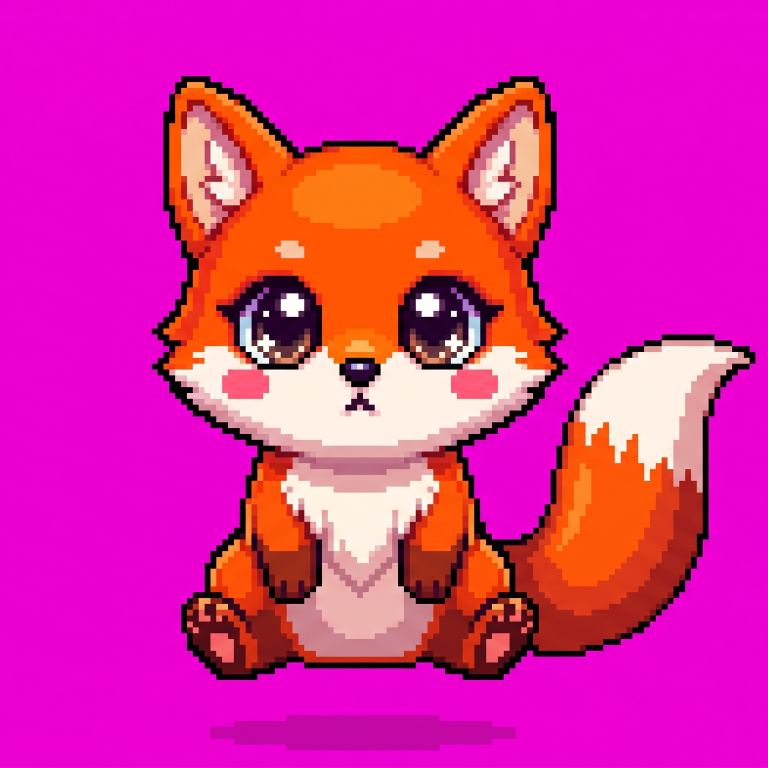
#> input picture assets/fox_orange/Gemini_Generated_Image_g631o6g631o6g631.png, 1536 x 1536 px (shown at 1/2 size)
$ python -i pet_generator.py   (imports and definitions only)
#> lines starting #> are read from the running program, lines starting #| are printed output that depends on the picture; after the words box and inside, x2 and y2 are one past the last pixel; in counts of white or black regions, pixels touching at a corner belong together
#> further down, picture is the input picture: PIL image 1536x1536 RGBA; mean R, G, B, A 220.3, 41.1, 155.4, 255
import os
import sys
import json
import shutil
from PIL import Image

from core.config_manager import ConfigManager, BASE_DIR, ASSETS_DIR, PETS_REGISTRY_PATH
from core.sprite_normalizer import normalize_pet_dir, ALIGNED_MARKER
from core.sheet_splitter import split_sheet

# 정렬 전 프레임 보관 위치 (assets/ 밖이라 펫 폴더로 오인되지 않음)
RAW_BACKUP_DIR = os.path.join(BASE_DIR, "assets_raw")

def load_pets_json():
    return ConfigManager.load_pets_registry()

def save_pets_json(data):
    ConfigManager.save_pets_registry(data)

def hex_to_rgb(hex_str):
    """Hex 색상 코드를 (R, G, B) 튜플로 변환"""
    hex_str = hex_str.lstrip("#").strip()
    if len(hex_str) == 6:
        return tuple(int(hex_str[i:i+2], 16) for i in (0, 2, 4))
    return None

def smart_auto_center_square_remover(pil_img, target_colors=None, tolerance=65):
    """
    🎯 [3단계 완전 자동화 파이프라인]
    (1) 스마트 배경색 + 바깥쪽 연결된 지정 타겟 색상(마젠타/보라 그림자 등) 투명 제거
        - BFS Flood-Fill로 바깥쪽(배경)에서 이어져 있는 영역만 지워 캐릭터 내부 구멍 뚫림 방지!
    (2) 외곽 경계 잔여 자줏빛/마젠타 테두리 픽셀 타이트 정돈 (De-fringing)
    (3) 캐릭터 픽셀 바운딩 박스 타이트 크롭 (Tight-Crop)
    (4) 정사각형 1:1 캔버스 자동 생성 후 캐릭터 100% 정중앙(Center) 완벽 정렬!
    """
#> called with tolerance = 65
    img = pil_img.convert("RGBA")
    w, h = img.size
#> w = 1536; h = 1536

    # 이미 배경이 투명한 이미지는 다시 크로마키 처리하지 않음
    # (투명 모서리의 RGB(0,0,0)를 배경색으로 오인해 검은 머리카락/옷 테두리를 지워버리는 문제 방지)
    if img.getextrema()[3][0] == 0:
        return img

    # 기본 크로마키/그림자 지정 색상 (마젠타, 보라, 핫핑크 계열)
    default_target_hexs = ["#FF00FF", "#800080", "#AA00AA", "#FF00AA", "#7A007A", "#8B008B", "#990099"]
    if target_colors is None:
        target_colors = default_target_hexs
    elif isinstance(target_colors, list):
        target_colors = target_colors + [c for c in default_target_hexs if c not in target_colors]

    target_rgbs = []
    for c in target_colors:
        if isinstance(c, str):
            rgb = hex_to_rgb(c)
            if rgb:
                target_rgbs.append(rgb)
        elif isinstance(c, (tuple, list)) and len(c) >= 3:
            target_rgbs.append((c[0], c[1], c[2]))

    # 1. 배경색 및 최외곽 테두리 픽셀 수집
    corners = [(0, 0), (w - 1, 0), (0, h - 1), (w - 1, h - 1)]
    bg_colors = [img.getpixel(c)[:3] for c in corners]
#> bg_colors = [(237, 0, 212), (238, 1, 215), (233, 14, 206), (237, 16, 210)]

    mask = Image.new("L", (w, h), 255)
#> mask: PIL image 1536x1536 L; every value is 255
    pixels = img.load()
    mask_pixels = mask.load()

    def is_color_similar(p_rgb, bg_rgb, tol):
        return (abs(p_rgb[0] - bg_rgb[0]) + abs(p_rgb[1] - bg_rgb[1]) + abs(p_rgb[2] - bg_rgb[2])) <= tol

    def is_target_bg(p_rgb):
        # 모서리 배경색과 유사하거나 지정한 마젠타/보라 크로마키 색상과 유사한지 확인
        if any(is_color_similar(p_rgb, bg_c, tolerance) for bg_c in bg_colors):
            return True
        if any(is_color_similar(p_rgb, t_c, tolerance + 20) for t_c in target_rgbs):
            return True
        return False

    # 2. 바깥쪽(최외곽 경계)에서부터 출발하는 BFS Flood-Fill
    visited = set()
    queue = []

    # 최외곽 4개 테두리의 모든 픽셀을 탐색 시작점으로 등록
    for x in range(w):
        for y in [0, h - 1]:
            if (x, y) not in visited:
                visited.add((x, y))
                p = pixels[x, y]
                if p[3] < 50 or is_target_bg(p[:3]):
                    mask_pixels[x, y] = 0
                    queue.append((x, y))
#> after the loop, queue = 3072 pairs, first value 0 to 1535, second value 0 to 1535; visited = 3072 items

    for y in range(h):
        for x in [0, w - 1]:
            if (x, y) not in visited:
                visited.add((x, y))
                p = pixels[x, y]
                if p[3] < 50 or is_target_bg(p[:3]):
                    mask_pixels[x, y] = 0
                    queue.append((x, y))
#> after the loop, queue = 6140 pairs, first value 0 to 1535, second value 0 to 1535; visited = 6140 items

    # BFS 수행
    while queue:
        cx, cy = queue.pop(0)
        for dx, dy in [(-1, 0), (1, 0), (0, -1), (0, 1)]:
            nx, ny = cx + dx, cy + dy
            if 0 <= nx < w and 0 <= ny < h and (nx, ny) not in visited:
                visited.add((nx, ny))
                np = pixels[nx, ny]
                if np[3] < 50 or is_target_bg(np[:3]):
                    mask_pixels[nx, ny] = 0
                    queue.append((nx, ny))
#> this loop made 1422541 passes
#> (cx, cy) on passes 1 to 3: (0, 0), (0, 1535), (1, 0)
#> after the loop, queue = []; visited = 1429337 items

    img.putalpha(mask)
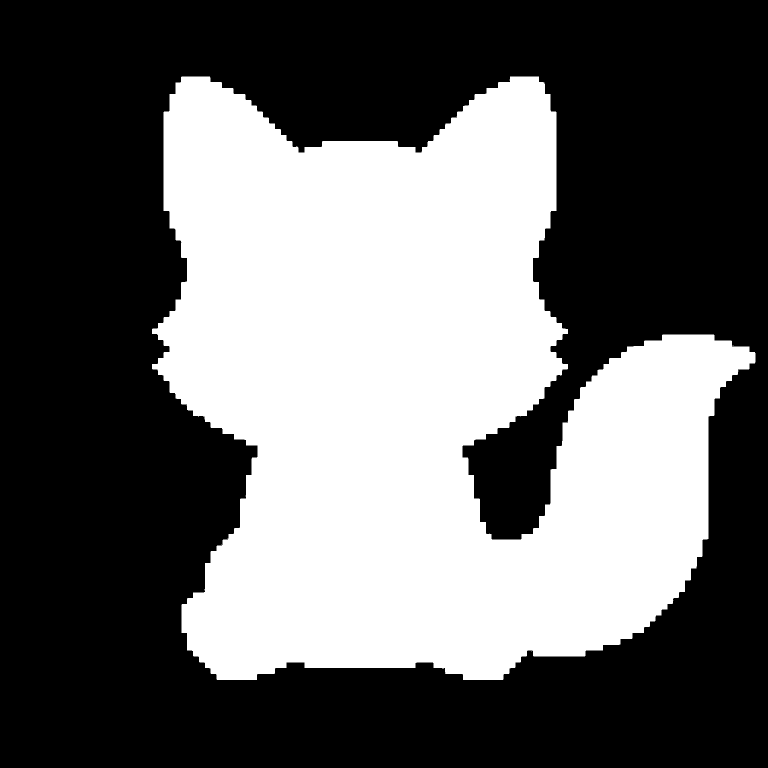
#> mask: PIL image 1536x1536 L (shown at 1/2 size); 39.7% white; 17 white regions (16 under 20 px), largest, box (x1, y1, x2, y2) and area: (304, 153, 1511, 1360) 936731
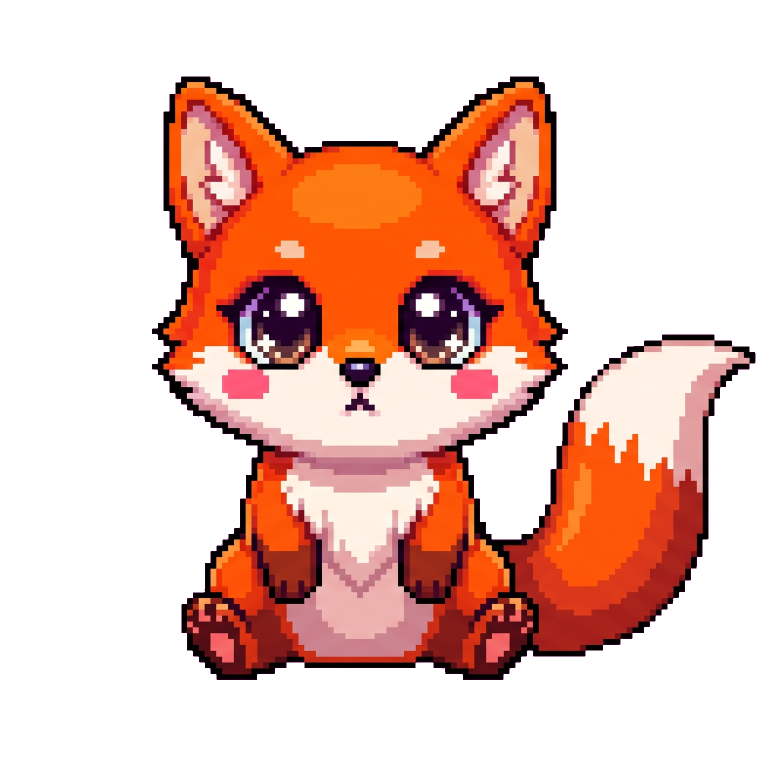
#> img: PIL image 1536x1536 RGBA (shown at 1/2 size); mean R, G, B, A 220.3, 41.1, 155.4, 101.2; transparent parts drawn white

    # 3. 외곽 잔여 픽셀 정돈 (Border De-fringing)
    # 배경 제거 후 투명 영역과 맞닿아 있는 외곽 경계선 중 마젠타/보라 색조 픽셀 정리
    pixels = img.load()
    clean_mask = mask.copy()
    clean_pixels = clean_mask.load()

    for x in range(1, w - 1):
        for y in range(1, h - 1):
            if clean_pixels[x, y] > 0:
                p = pixels[x, y]
                p_rgb = p[:3]
                # 주변 8방향 중 하나라도 투명 픽셀이면 경계선 픽셀
                has_transparent_neighbor = any(
                    clean_pixels[x + dx, y + dy] == 0
                    for dx in (-1, 0, 1) for dy in (-1, 0, 1) if (dx != 0 or dy != 0)
                )
                if has_transparent_neighbor:
                    # 경계선 픽셀이 마젠타/보라 타겟 색상과 가깝다면 투명화
                    if any(is_color_similar(p_rgb, t_c, tolerance + 30) for t_c in target_rgbs):
                        clean_pixels[x, y] = 0

    img.putalpha(clean_mask)
#> clean_mask: PIL image 1536x1536 L; 39.7% white; 2 white regions (1 under 20 px), largest, box (x1, y1, x2, y2) and area: (304, 153, 1510, 1360) 936424

    # 4. 투명 배경 크롭 (Tight-Crop)으로 캐릭터 픽셀만 타이트하게 추출
    bbox = img.getbbox()
#> bbox = (304, 153, 1510, 1360)
    if bbox:
        cropped_char = img.crop(bbox)
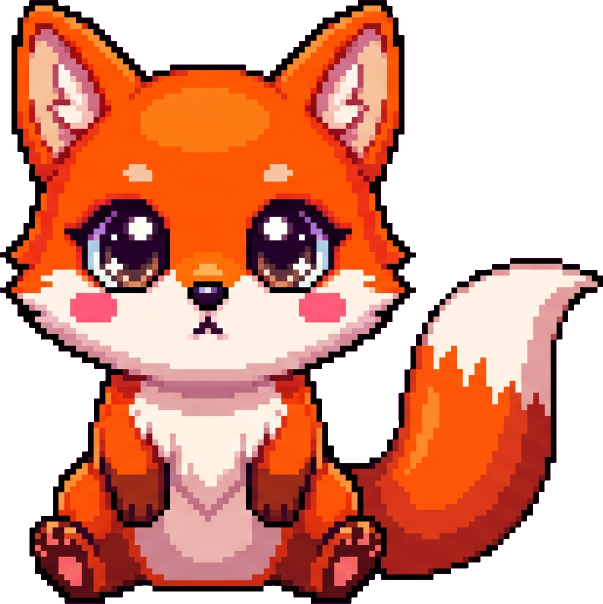
#> cropped_char: PIL image 1206x1207 RGBA (shown at 1/2 size); mean R, G, B, A 211.1, 66.1, 122.8, 164; transparent parts drawn white
    else:
        cropped_char = img

    # 5. 정사각형 1:1 캔버스 자동 생성 및 100% 꽉 차게 정중앙 배치 (여백 제거)
    cw, ch = cropped_char.size
#> cw = 1206; ch = 1207
    max_dim = max(cw, ch)
#> max_dim = 1207
    square_size = max_dim
#> square_size = 1207

    square_canvas = Image.new("RGBA", (square_size, square_size), (0, 0, 0, 0))
#> square_canvas: PIL image 1207x1207 RGBA; every value is 0
    offset_x = (square_size - cw) // 2
#> offset_x = 0
    offset_y = (square_size - ch) // 2
#> offset_y = 0
    square_canvas.paste(cropped_char, (offset_x, offset_y), cropped_char)
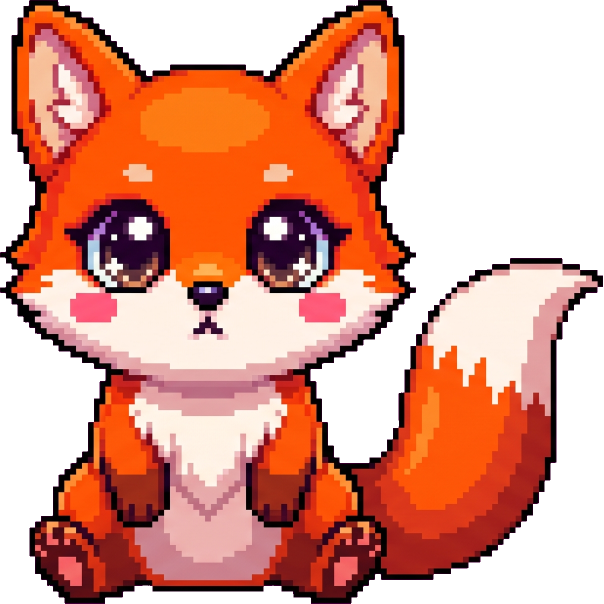
#> square_canvas: PIL image 1207x1207 RGBA (shown at 1/2 size); mean R, G, B, A 127.3, 65.6, 48.6, 163.9; transparent parts drawn white

    return square_canvas

# [102 lines left out: function organize_and_convert_pet_pack, not called in this run]

# 시트 칸 순서(왼→오, 위→아래)별 카테고리. 이미지 생성 프롬프트의 4x3 배치와 동일
DEFAULT_SHEET_LAYOUT = ["walk"] * 4 + ["idle"] * 2 + ["happy"] * 2 + ["drag"] + ["special"] * 3


# [101 lines left out: functions _move_files, replace_frames_from_sheet, replace_frames_from_video, _install_frames, delete_pet, list_pets, not called in this run]

# [51 lines not run here, left out]

>>> from PIL import Image
>>> picture = Image.open('assets/fox_orange/Gemini_Generated_Image_g631o6g631o6g631.png')
>>> result = smart_auto_center_square_remover(picture)
